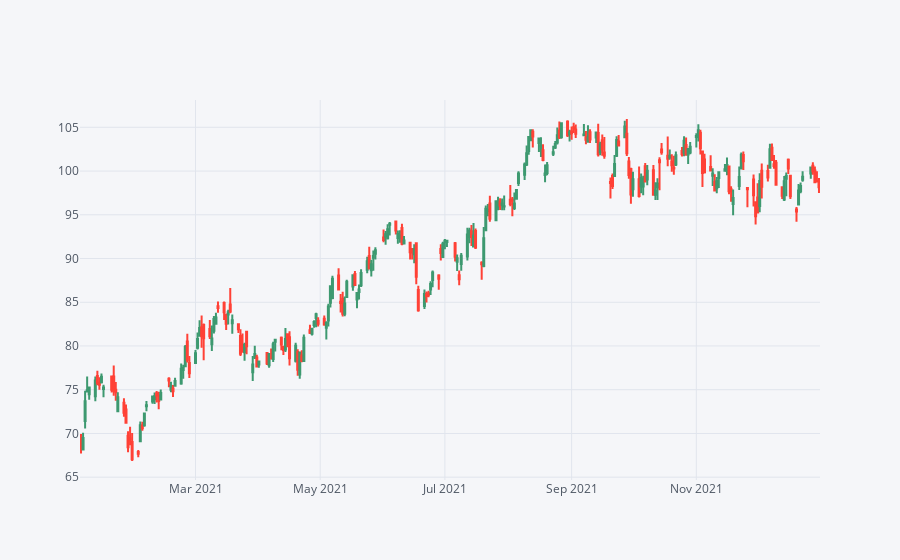

Here is the notebook cell this chart was saved with:
### Code cell
MS[['Open', 'High', 'Low', 'Close']]['2021-01-01':'2022-01-01'].iplot(kind='candle')

### Figure 1 — Plotly figure (JSON) as saved in the notebook; plotly's stock layout.template omitted (floating-point values rounded to 4 significant figures; data arrays with more than 128 entries replaced by an {"elided": "..."} marker saying what was removed)
{"data": [{"close": {"elided": "252 float values"}, "high": {"elided": "252 float values"}, "low": {"elided": "252 float values"}, "open": {"elided": "252 float values"}, "showlegend": false, "type": "candlestick", "x": {"elided": "252 str values"}, "yaxis": "y2"}], "layout": {"legend": {"bgcolor": "#F5F6F9", "font": {"color": "#4D5663"}}, "paper_bgcolor": "#F5F6F9", "plot_bgcolor": "#F5F6F9", "title": {"font": {"color": "#4D5663"}}, "xaxis": {"gridcolor": "#E1E5ED", "rangeslider": {"visible": false}, "showgrid": true, "tickfont": {"color": "#4D5663"}, "title": {"font": {"color": "#4D5663"}, "text": ""}, "zerolinecolor": "#E1E5ED"}, "yaxis": {"gridcolor": "#E1E5ED", "showgrid": true, "showticklabels": false, "tickfont": {"color": "#4D5663"}, "title": {"font": {"color": "#4D5663"}, "text": ""}, "zerolinecolor": "#E1E5ED"}, "yaxis2": {"gridcolor": "#E1E5ED", "showgrid": true, "tickfont": {"color": "#4D5663"}, "title": {"font": {"color": "#4D5663"}, "text": ""}, "zerolinecolor": "#E1E5ED"}}}
